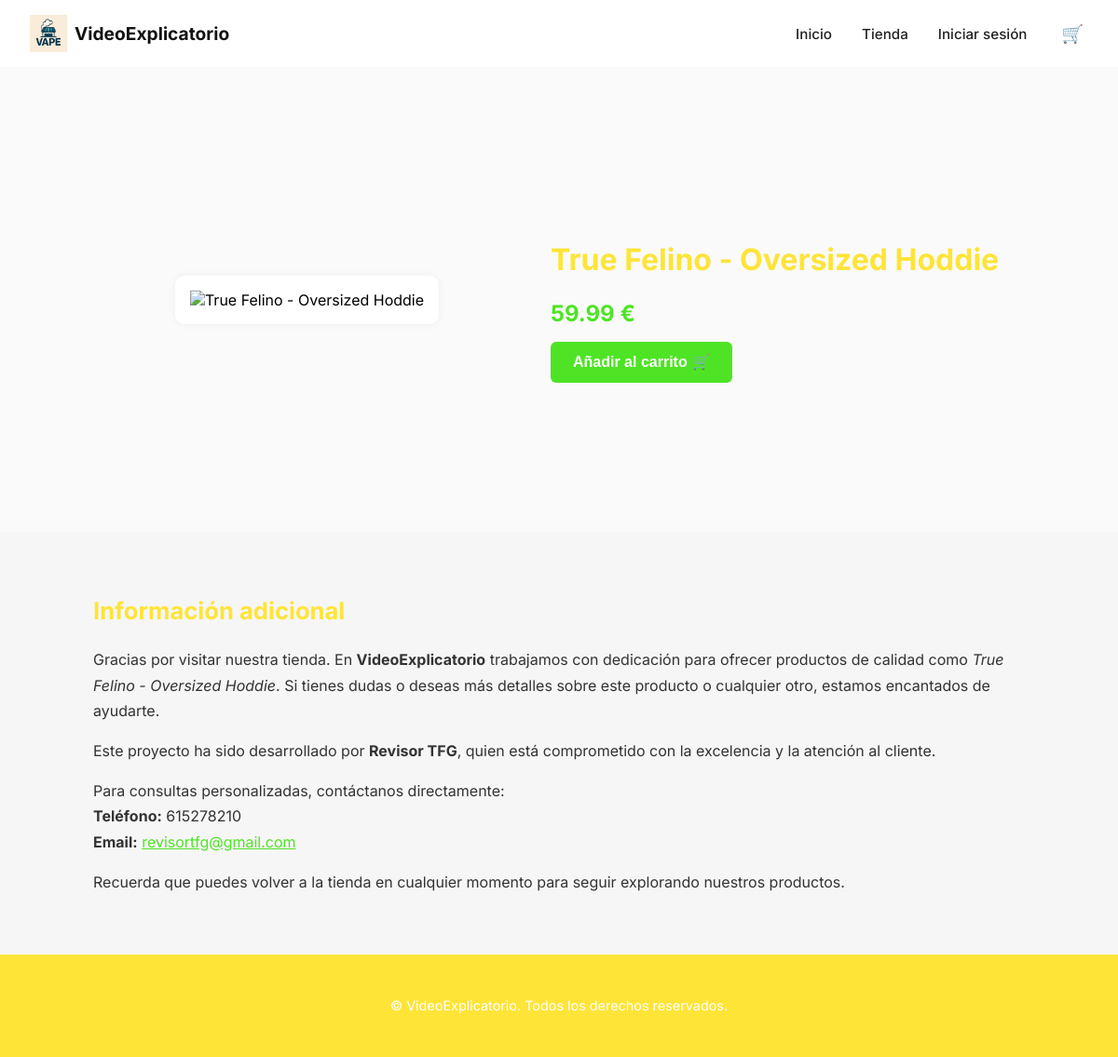
The page /pages/VideoExplicatorio/producto/2 on the database its author committed.
### app/models_publicos.py (models this page shows)
class TiendaEnProceso(db.Model):
    id = db.Column(db.Integer, primary_key=True)
    nombre = db.Column(db.String(100), nullable=False)
    apellidos = db.Column(db.String(100), nullable=False)
    email = db.Column(db.String(120), unique=True, nullable=False)
    telefono = db.Column(db.String(20))
    nombre_tienda = db.Column(db.String(100), unique=True, nullable=False)
    color_principal = db.Column(db.String(7))
    color_secundario = db.Column(db.String(7))
    color_fondo = db.Column(db.String(7))
    logo_url = db.Column(db.String(255))
    tipo_web = db.Column(db.String(50))
    plantilla = db.Column(db.String(50))
    titulo_tienda = db.Column(db.String(255), nullable=True)
    imagenes_tienda = db.Column(db.Text, nullable=True)
    descripcion_portfolio = db.Column(db.Text, nullable=True)
    imagen_portfolio = db.Column(db.String(255), nullable=True)
    sobre_nosotros = db.Column(db.Text, nullable=True)
    servicios_portfolio = db.Column(db.Text, nullable=True)
    productos_seleccionados = db.Column(db.Text)
    paso_actual = db.Column(db.Integer, default=1)
    finalizado = db.Column(db.Boolean, default=False)
    ruta_db_tienda = db.Column(db.String(255))
    fecha_creacion = db.Column(db.DateTime, default=datetime.utcnow)

### app/routes/rutas_webs.py (the view)
@tienda_bp.route("/<nombre_tienda>/producto/<int:producto_id>")
def ver_producto(nombre_tienda, producto_id):
    tienda_publica = TiendaPublica.query.filter_by(nombre_tienda=nombre_tienda).first_or_404()
    tienda_proceso = TiendaEnProceso.query.filter_by(nombre_tienda=nombre_tienda).first()
    engine = create_engine(f"sqlite:///{tienda_publica.ruta_db}")
    metadata = MetaData()
    metadata.reflect(bind=engine)
    producto_table = metadata.tables["producto"]
    config_table = metadata.tables["configuracion_visual"]
    with engine.connect() as connection:
        producto = connection.execute(
            producto_table.select().where(producto_table.c.id == producto_id)
        ).mappings().fetchone()
        if not producto:
            return "Producto no encontrado", 404
        config_data = connection.execute(config_table.select()).mappings().fetchone()
        configuracion = {
            "color_principal": config_data["color_principal"],
            "color_secundario": config_data["color_secundario"],
            "color_fondo": config_data["color_fondo"],
            "logo_url": config_data["logo_url"],
            "plantilla": config_data.get("plantilla", "tienda_1"),
        }
    return render_template(
        "PaginasTiendas/plantillas/tiendas/pdp.html",
        producto=producto,
        nombre_tienda=nombre_tienda,
        config=configuracion,
        tienda=tienda_proceso)

### app/templates/PaginasTiendas/plantillas/tiendas/pdp.html (shortened to what this page needs)
{% extends 'PaginasTiendas/base_tienda.html' %}
{% block content %}
{% if config.plantilla == "tienda_1" %}
  {% include 'PaginasTiendas/plantillas/tiendas/components/navbar1.html' %}
{% elif config.plantilla == "tienda_2" %}
  {% include 'PaginasTiendas/plantillas/tiendas/components/navbar2.html' %}
{% endif %}
<section class="pdp">
  <div class="pdp-contenido">
    <div class="pdp-imagen">
      {% if producto.imagen_url %}
        <img src="{{ producto.imagen_url }}" alt="{{ producto.nombre }}">
      {% else %}
        <div class="imagen-placeholder">Sin imagen</div>
      {% endif %}
    </div>
    <div class="pdp-detalles">
      <h1>{{ producto.nombre }}</h1>
      <p class="pdp-precio">{{ producto.precio }} €</p>
      <button class="btn-carrito" id="btn-agregar-carrito"
        data-id="{{ producto.id }}"
        data-nombre="{{ producto.nombre }}"
        data-precio="{{ producto.precio }}"
        data-imagen="{{ producto.imagen_url or '' }}">
        Añadir al carrito 🛒
      </button>
    </div>
  </div>
</section>
<section class="pdp-descripcion-general">
  <div class="descripcion-contenido">
    <h2>Información adicional</h2>
    <p>
      Gracias por visitar nuestra tienda. En <strong>{{ nombre_tienda }}</strong> trabajamos con dedicación para ofrecer productos de calidad como <em>{{ producto.nombre }}</em>.
      Si tienes dudas o deseas más detalles sobre este producto o cualquier otro, estamos encantados de ayudarte.
    </p>
    <p>
      Este proyecto ha sido desarrollado por <strong>{{ tienda.nombre }} {{ tienda.apellidos }}</strong>, quien está comprometido con la excelencia y la atención al cliente.
    </p>
    <p>
      Para consultas personalizadas, contáctanos directamente:
      <br><strong>Teléfono:</strong> {{ tienda.telefono }}
      <br><strong>Email:</strong> <a href="mailto:{{ tienda.email }}">{{ tienda.email }}</a>
    </p>
    <p>
      Recuerda que puedes volver a la tienda en cualquier momento para seguir explorando nuestros productos.
    </p>
  </div>
</section>
{% if config.plantilla == "tienda_1" %}
  {% include 'PaginasTiendas/plantillas/tiendas/components/footer1.html' %}
{% elif config.plantilla == "tienda_2" %}
  {% include 'PaginasTiendas/plantillas/tiendas/components/footer2.html' %}
{% endif %}
{% endblock %}

### app/static/css/Tiendas/main.css (style rules this page uses)
.pdp { padding: 10rem 2rem; background-color: #fafafa; }
.pdp .pdp-contenido { max-width: 1000px; margin: 0 auto; display: flex; flex-wrap: wrap; gap: 2rem; align-items: center; }
.pdp .pdp-imagen { flex: 1 1 300px; text-align: center; }
.pdp .pdp-imagen img { max-width: 100%; max-height: 350px; object-fit: contain; border-radius: 10px; background: white; padding: 1rem; box-shadow: 0 0 10px rgba(0, 0, 0, 0.05); }
.pdp .pdp-detalles { flex: 1 1 350px; }
.pdp .pdp-detalles h1 { font-size: 2rem; color: var(--color-secundario); margin-bottom: 1rem; }
.pdp .pdp-detalles .pdp-precio { font-size: 1.5rem; color: var(--color-principal); font-weight: bold; margin-bottom: 1rem; }
.pdp .pdp-detalles .btn-carrito { background-color: var(--color-principal); color: white; border: none; padding: 0.8rem 1.5rem; border-radius: 6px; font-weight: bold; cursor: pointer; transition: background 0.3s; font-size: 1rem; }
.pdp-descripcion-general { background-color: #f6f6f6; padding: 3rem 2rem; }
.pdp-descripcion-general .descripcion-contenido { max-width: 1000px; margin: 0 auto; color: #333; }
.pdp-descripcion-general .descripcion-contenido h2 { font-size: 1.6rem; color: var(--color-secundario); margin-bottom: 1.5rem; }
.pdp-descripcion-general .descripcion-contenido p { font-size: 1rem; line-height: 1.7; margin-bottom: 1rem; }
.pdp-descripcion-general .descripcion-contenido p a { color: var(--color-principal); text-decoration: underline; }

### rows shown on the page
TiendaEnProceso: nombre "Revisor", apellidos "TFG", telefono "615278210", email "revisortfg@gmail.com"

### other values the page prints
{{ nombre_tienda }} "VideoExplicatorio"
{{ producto.nombre }} "True Felino - Oversized Hoddie"
{{ producto.precio }} "59.99"
